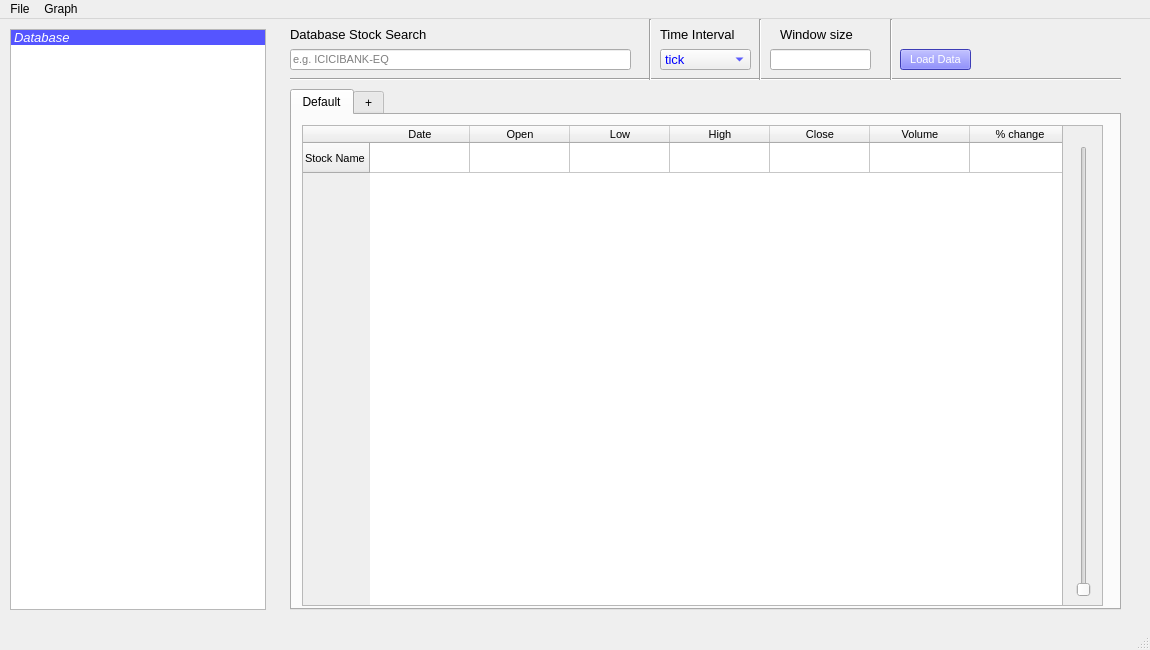
<?xml version="1.0" encoding="UTF-8"?>
<ui version="4.0">
 <class>StockDataFromDatabase</class>
 <widget class="QMainWindow" name="StockDataFromDatabase">
  <property name="geometry">
   <rect>
    <x>0</x>
    <y>0</y>
    <width>1150</width>
    <height>650</height>
   </rect>
  </property>
  <property name="maximumSize">
   <size>
    <width>1150</width>
    <height>650</height>
   </size>
  </property>
  <property name="windowTitle">
   <string>Friend - Load Stock Data </string>
  </property>
  <widget class="QWidget" name="centralwidget">
   <widget class="QListWidget" name="listWidget">
    <property name="geometry">
     <rect>
      <x>10</x>
      <y>10</y>
      <width>256</width>
      <height>581</height>
     </rect>
    </property>
    <item>
     <property name="text">
      <string>Database</string>
     </property>
     <property name="font">
      <font>
       <family>Albany AMT</family>
       <pointsize>10</pointsize>
       <weight>50</weight>
       <italic>true</italic>
       <bold>false</bold>
       <underline>false</underline>
       <strikeout>false</strikeout>
       <stylestrategy>PreferDefault</stylestrategy>
       <kerning>true</kerning>
      </font>
     </property>
     <property name="background">
      <brush brushstyle="SolidPattern">
       <color alpha="255">
        <red>85</red>
        <green>85</green>
        <blue>255</blue>
       </color>
      </brush>
     </property>
     <property name="foreground">
      <brush brushstyle="SolidPattern">
       <color alpha="255">
        <red>255</red>
        <green>255</green>
        <blue>255</blue>
       </color>
      </brush>
     </property>
    </item>
   </widget>
   <widget class="Line" name="line_2">
    <property name="geometry">
     <rect>
      <x>290</x>
      <y>50</y>
      <width>831</width>
      <height>20</height>
     </rect>
    </property>
    <property name="orientation">
     <enum>Qt::Horizontal</enum>
    </property>
   </widget>
   <widget class="QComboBox" name="comboBox">
    <property name="geometry">
     <rect>
      <x>660</x>
      <y>30</y>
      <width>91</width>
      <height>21</height>
     </rect>
    </property>
    <property name="font">
     <font>
      <family>Albany AMT</family>
      <pointsize>10</pointsize>
     </font>
    </property>
    <property name="styleSheet">
     <string notr="true">color: rgb(0, 0, 255);</string>
    </property>
    <item>
     <property name="text">
      <string>tick</string>
     </property>
    </item>
    <item>
     <property name="text">
      <string>1 min</string>
     </property>
    </item>
    <item>
     <property name="text">
      <string>2 min</string>
     </property>
    </item>
    <item>
     <property name="text">
      <string>5 min</string>
     </property>
    </item>
    <item>
     <property name="text">
      <string>10 min</string>
     </property>
    </item>
    <item>
     <property name="text">
      <string>day</string>
     </property>
    </item>
   </widget>
   <widget class="Line" name="line_3">
    <property name="geometry">
     <rect>
      <x>640</x>
      <y>0</y>
      <width>20</width>
      <height>61</height>
     </rect>
    </property>
    <property name="orientation">
     <enum>Qt::Vertical</enum>
    </property>
   </widget>
   <widget class="QLabel" name="label">
    <property name="geometry">
     <rect>
      <x>290</x>
      <y>0</y>
      <width>221</width>
      <height>31</height>
     </rect>
    </property>
    <property name="font">
     <font>
      <pointsize>10</pointsize>
     </font>
    </property>
    <property name="text">
     <string>Database Stock Search</string>
    </property>
   </widget>
   <widget class="QLineEdit" name="lineEdit">
    <property name="geometry">
     <rect>
      <x>290</x>
      <y>30</y>
      <width>341</width>
      <height>21</height>
     </rect>
    </property>
    <property name="font">
     <font>
      <family>Albany AMT</family>
      <pointsize>8</pointsize>
     </font>
    </property>
    <property name="autoFillBackground">
     <bool>false</bool>
    </property>
    <property name="placeholderText">
     <string>e.g. ICICIBANK-EQ</string>
    </property>
   </widget>
   <widget class="Line" name="line">
    <property name="geometry">
     <rect>
      <x>750</x>
      <y>0</y>
      <width>20</width>
      <height>61</height>
     </rect>
    </property>
    <property name="orientation">
     <enum>Qt::Vertical</enum>
    </property>
   </widget>
   <widget class="QPushButton" name="pushButton">
    <property name="geometry">
     <rect>
      <x>900</x>
      <y>30</y>
      <width>71</width>
      <height>21</height>
     </rect>
    </property>
    <property name="font">
     <font>
      <family>MS Shell Dlg 2</family>
      <pointsize>8</pointsize>
      <weight>9</weight>
      <italic>false</italic>
      <bold>false</bold>
     </font>
    </property>
    <property name="styleSheet">
     <string notr="true">background-color: rgb(85, 85, 255);
color: rgb(255, 255, 255);
font: 75 8pt &quot;MS Shell Dlg 2&quot;;</string>
    </property>
    <property name="text">
     <string>Load Data</string>
    </property>
   </widget>
   <widget class="QLabel" name="label_2">
    <property name="geometry">
     <rect>
      <x>660</x>
      <y>0</y>
      <width>91</width>
      <height>31</height>
     </rect>
    </property>
    <property name="font">
     <font>
      <pointsize>10</pointsize>
     </font>
    </property>
    <property name="text">
     <string>Time Interval</string>
    </property>
   </widget>
   <widget class="Line" name="line_4">
    <property name="geometry">
     <rect>
      <x>890</x>
      <y>0</y>
      <width>3</width>
      <height>61</height>
     </rect>
    </property>
    <property name="orientation">
     <enum>Qt::Vertical</enum>
    </property>
   </widget>
   <widget class="QLabel" name="label_3">
    <property name="geometry">
     <rect>
      <x>780</x>
      <y>0</y>
      <width>81</width>
      <height>31</height>
     </rect>
    </property>
    <property name="font">
     <font>
      <pointsize>10</pointsize>
     </font>
    </property>
    <property name="text">
     <string>Window size</string>
    </property>
   </widget>
   <widget class="QLineEdit" name="lineEdit_2">
    <property name="geometry">
     <rect>
      <x>770</x>
      <y>30</y>
      <width>101</width>
      <height>21</height>
     </rect>
    </property>
   </widget>
   <widget class="QTabWidget" name="tabStockWidget">
    <property name="geometry">
     <rect>
      <x>290</x>
      <y>70</y>
      <width>831</width>
      <height>521</height>
     </rect>
    </property>
    <property name="currentIndex">
     <number>0</number>
    </property>
    <widget class="QWidget" name="tab_3">
     <attribute name="title">
      <string>Default</string>
     </attribute>
     <widget class="QScrollArea" name="scrollArea">
      <property name="geometry">
       <rect>
        <x>770</x>
        <y>10</y>
        <width>41</width>
        <height>481</height>
       </rect>
      </property>
      <property name="widgetResizable">
       <bool>true</bool>
      </property>
      <widget class="QWidget" name="scrollAreaWidgetContents">
       <property name="geometry">
        <rect>
         <x>0</x>
         <y>0</y>
         <width>39</width>
         <height>479</height>
        </rect>
       </property>
       <widget class="QSlider" name="verticalSlider">
        <property name="geometry">
         <rect>
          <x>0</x>
          <y>20</y>
          <width>41</width>
          <height>451</height>
         </rect>
        </property>
        <property name="orientation">
         <enum>Qt::Vertical</enum>
        </property>
       </widget>
      </widget>
     </widget>
     <widget class="QTableWidget" name="tableWidget">
      <property name="geometry">
       <rect>
        <x>10</x>
        <y>10</y>
        <width>801</width>
        <height>481</height>
       </rect>
      </property>
      <property name="sizePolicy">
       <sizepolicy hsizetype="Fixed" vsizetype="Expanding">
        <horstretch>0</horstretch>
        <verstretch>0</verstretch>
       </sizepolicy>
      </property>
      <property name="font">
       <font>
        <pointsize>8</pointsize>
       </font>
      </property>
      <row>
       <property name="text">
        <string>Stock Name</string>
       </property>
      </row>
      <column>
       <property name="text">
        <string>Date</string>
       </property>
      </column>
      <column>
       <property name="text">
        <string>Open</string>
       </property>
      </column>
      <column>
       <property name="text">
        <string>Low</string>
       </property>
      </column>
      <column>
       <property name="text">
        <string>High</string>
       </property>
      </column>
      <column>
       <property name="text">
        <string>Close</string>
       </property>
      </column>
      <column>
       <property name="text">
        <string>Volume</string>
       </property>
      </column>
      <column>
       <property name="text">
        <string>% change</string>
       </property>
      </column>
     </widget>
     <zorder>tableWidget</zorder>
     <zorder>scrollArea</zorder>
    </widget>
    <widget class="QWidget" name="tab_4">
     <attribute name="title">
      <string>+</string>
     </attribute>
    </widget>
   </widget>
  </widget>
  <widget class="QMenuBar" name="menubar">
   <property name="geometry">
    <rect>
     <x>0</x>
     <y>0</y>
     <width>1150</width>
     <height>21</height>
    </rect>
   </property>
   <widget class="QMenu" name="menuFile">
    <property name="title">
     <string>File</string>
    </property>
   </widget>
   <widget class="QMenu" name="menuGraph">
    <property name="title">
     <string>Graph</string>
    </property>
    <addaction name="actionDraw_Graph"/>
   </widget>
   <addaction name="menuFile"/>
   <addaction name="menuGraph"/>
  </widget>
  <widget class="QStatusBar" name="statusbar"/>
  <action name="actionDraw_Graph">
   <property name="text">
    <string>Draw Graph</string>
   </property>
  </action>
 </widget>
 <resources/>
 <connections/>
</ui>
